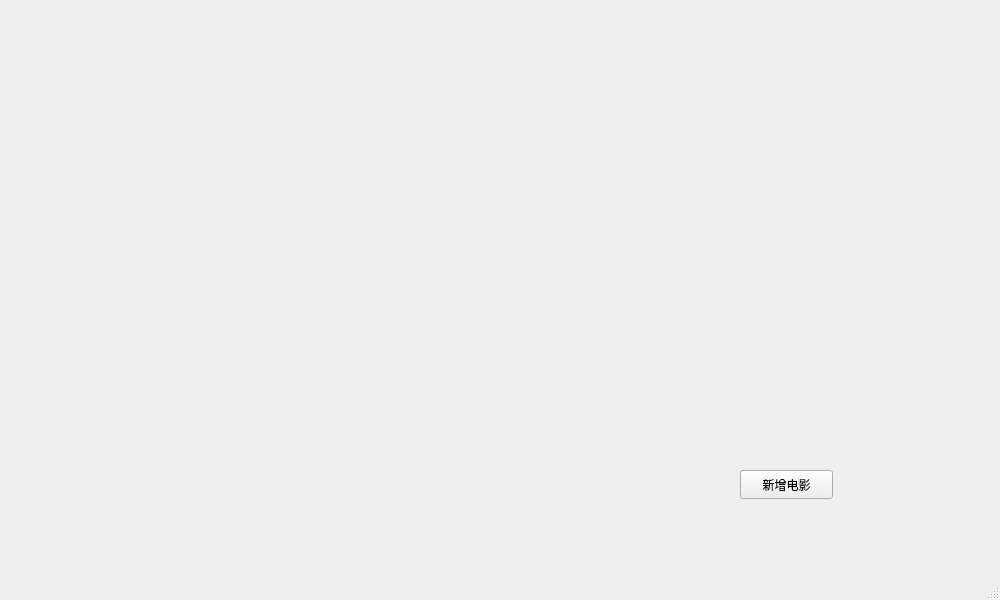
<?xml version="1.0" encoding="UTF-8"?>
<ui version="4.0">
 <class>MainWindow</class>
 <widget class="QMainWindow" name="MainWindow">
  <property name="geometry">
   <rect>
    <x>0</x>
    <y>0</y>
    <width>1000</width>
    <height>600</height>
   </rect>
  </property>
  <property name="minimumSize">
   <size>
    <width>1000</width>
    <height>600</height>
   </size>
  </property>
  <property name="maximumSize">
   <size>
    <width>1000</width>
    <height>600</height>
   </size>
  </property>
  <property name="windowTitle">
   <string>电影网站</string>
  </property>
  <widget class="QWidget" name="centralwidget">
   <widget class="QPushButton" name="AddMovie">
    <property name="geometry">
     <rect>
      <x>740</x>
      <y>470</y>
      <width>93</width>
      <height>29</height>
     </rect>
    </property>
    <property name="text">
     <string>新增电影</string>
    </property>
   </widget>
  </widget>
  <widget class="QMenuBar" name="menubar">
   <property name="geometry">
    <rect>
     <x>0</x>
     <y>0</y>
     <width>1000</width>
     <height>26</height>
    </rect>
   </property>
  </widget>
  <widget class="QStatusBar" name="statusbar"/>
 </widget>
 <resources/>
 <connections/>
</ui>
